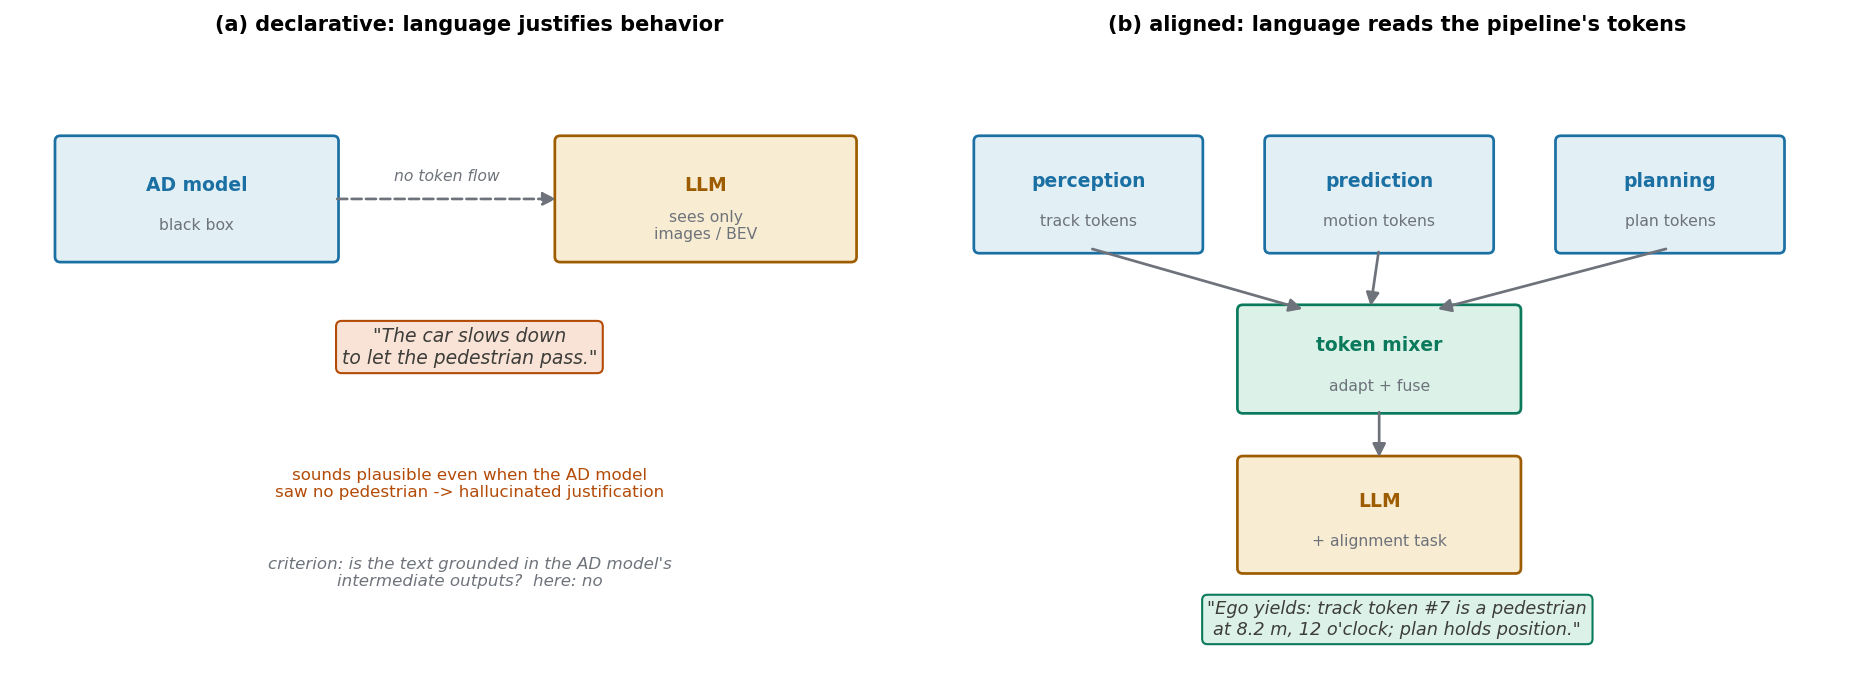

Here is the Python script that generated this plot:
"""Declarative vs aligned interpretability, redrawn from Fig.1 with the failure mode shown."""
import matplotlib
matplotlib.use("Agg")
import matplotlib.pyplot as plt
from matplotlib.patches import FancyBboxPatch, FancyArrowPatch

plt.rcParams["font.family"] = "DejaVu Sans"
plt.rcParams["font.size"] = 8.5

IN, OUT, LOSS, WIRE = "#1a6fa3", "#9e5c00", "#b34a06", "#6e737b"

fig, axes = plt.subplots(1, 2, figsize=(12.5, 4.6))

for ax, title in zip(axes, ["(a) declarative: language justifies behavior",
                            "(b) aligned: language reads the pipeline's tokens"]):
    ax.set_xlim(0, 10)
    ax.set_ylim(0, 7)
    ax.axis("off")
    ax.set_title(title, fontsize=10, weight="bold")

def box(ax, x, y, w, h, label, sub, fc, ec, fs=9):
    b = FancyBboxPatch((x, y), w, h, boxstyle="round,pad=0.06", fc=fc, ec=ec, lw=1.3)
    ax.add_patch(b)
    ax.text(x+w/2, y+h/2+0.15, label, ha="center", va="center", fontsize=fs,
            weight="bold", color=ec)
    ax.text(x+w/2, y+h/2-0.3, sub, ha="center", va="center", fontsize=7.5, color=WIRE)

def arrow(ax, x1, y1, x2, y2, ls="-", c=WIRE, label=None):
    ax.add_patch(FancyArrowPatch((x1, y1), (x2, y2), arrowstyle="-|>",
                                 mutation_scale=13, lw=1.3, color=c, linestyle=ls))
    if label:
        ax.text((x1+x2)/2, (y1+y2)/2+0.2, label, ha="center", fontsize=7.5,
                color=c, style="italic")

# (a) declarative
ax = axes[0]
box(ax, 0.5, 4.6, 3.0, 1.3, "AD model", "black box", "#e2eff5", IN)
box(ax, 6.0, 4.6, 3.2, 1.3, "LLM", "sees only\nimages / BEV", "#f8ecd2", OUT)
arrow(ax, 3.5, 5.25, 6.0, 5.25, ls="--", label="no token flow")
ax.text(5.0, 3.4, '"The car slows down\nto let the pedestrian pass."',
        ha="center", fontsize=9, style="italic", color="#3d3d3a",
        bbox=dict(boxstyle="round,pad=0.3", fc="#f9e3d6", ec=LOSS))
ax.text(5.0, 1.9, "sounds plausible even when the AD model\nsaw no pedestrian -> hallucinated justification",
        ha="center", fontsize=8, color=LOSS)
ax.text(5.0, 0.9, "criterion: is the text grounded in the AD model's\nintermediate outputs?  here: no",
        ha="center", fontsize=8, color=WIRE, style="italic")

# (b) aligned
ax = axes[1]
box(ax, 0.4, 4.7, 2.4, 1.2, "perception", "track tokens", "#e2eff5", IN)
box(ax, 3.6, 4.7, 2.4, 1.2, "prediction", "motion tokens", "#e2eff5", IN)
box(ax, 6.8, 4.7, 2.4, 1.2, "planning", "plan tokens", "#e2eff5", IN)
box(ax, 3.3, 2.9, 3.0, 1.1, "token mixer", "adapt + fuse", "#dcf2e8", "#0b7a5c")
box(ax, 3.3, 1.1, 3.0, 1.2, "LLM", "+ alignment task", "#f8ecd2", OUT)
arrow(ax, 1.6, 4.7, 4.0, 4.0)
arrow(ax, 4.8, 4.7, 4.7, 4.0)
arrow(ax, 8.0, 4.7, 5.4, 4.0)
arrow(ax, 4.8, 2.9, 4.8, 2.3)
ax.text(5.0, 0.35, '"Ego yields: track token #7 is a pedestrian\nat 8.2 m, 12 o\'clock; plan holds position."',
        ha="center", fontsize=8.5, style="italic", color="#3d3d3a",
        bbox=dict(boxstyle="round,pad=0.3", fc="#dcf2e8", ec="#0b7a5c"))

plt.tight_layout()
plt.savefig("/home/hatch/workspace/your_files/paper-xray-100/papers/077-Agent-hint-ad/fig-declarative-aligned.png",
            dpi=150, bbox_inches="tight")
print("saved fig-declarative-aligned.png")
